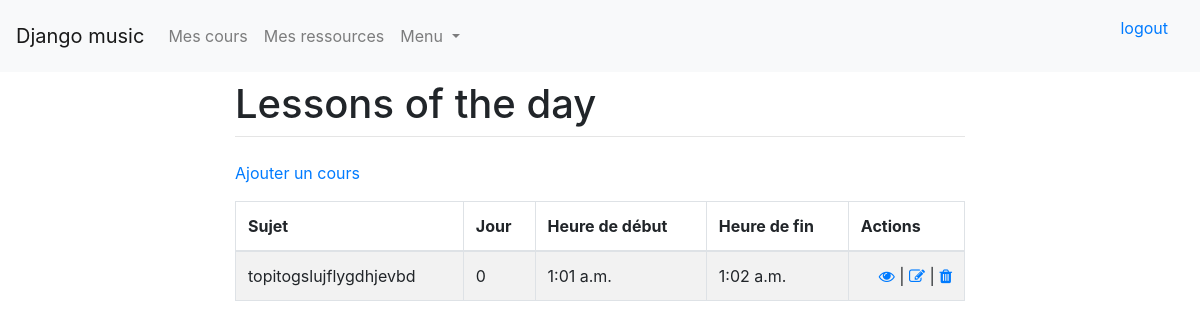
The page /courses/ (signed in) on the database its author committed.
### courses/models.py (models this page shows, shortened)
class Course(models.Model):
    topic = models.CharField(max_length=549)
    dayOfTheWeek = models.PositiveSmallIntegerField(
        choices=DAY_OF_THE_WEEK_CHOICES,
        default=0
    )
    startTime = models.TimeField()
    endTime = models.TimeField()
    teacher = models.ForeignKey(User, on_delete=models.CASCADE, related_name='course_teacher')
    students = models.ManyToManyField(User, related_name='course_students')

### courses/views.py (the view)
# urls.py: path('', views.index, name='courses_index'),
def index(request):
    courses = Course.objects.filter(teacher=request.user)
    return render(request, 'courses/index.html', {'courses': courses})

### courses/templates/courses/index.html (shortened to what this page needs)
{% extends 'base.html' %}
{% block content %}
    <p><a href="/courses/add">Ajouter un cours</a></p>
    <table class="table table-hover table-striped table-bordered">
        <thead>
            <th>Sujet</th>
            <th>Jour</th>
            <th>Heure de début</th>
            <th>Heure de fin</th>
            <th>Actions</th>
        </thead>
        <tbody>
            {% for course in courses %}
                <tr>
                    <td>{{ course.topic }}</td>
                    <td>{{ course.dayOfTheWeek }}</td>
                    <td>{{ course.startTime }}</td>
                    <td>{{ course.endTime }}</td>
                    <td class="text-right">
                        <a href="{{ course.id }}"><i class="fa fa-eye"></i></a> |
                        <a href="{{ course.id }}/edit"><i class="fa fa-edit"></i></a> |
                        <a href="{{ course.id }}/delete" onclick="return confirm('Voulez-vous vraiment supprimer l\'url {{ course.url }}?');"><i class="fa fa-trash"></i></a>
                    </td>
                </tr>
            {% endfor %}
        </tbody>
    </table>
{% endblock %}

### rows shown on the page
Course: topic "topitogslujflygdhjevbd", dayOfTheWeek "0", startTime "1:01 a.m.", endTime "1:02 a.m."
